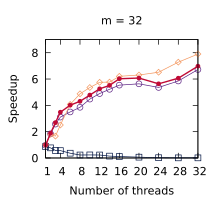

Write the gnuplot code that produced this figure.
set title "m = 32"
set terminal pdf size 2.2,2.0
set output "./results/LUD_n___512,_m___32.pdf"
set key off
set xrange [1:32]
set xtics (1, 4, 8, 12, 16, 20, 24, 28, 32)
set xlabel "Number of threads"
set yrange [0:9]
set ytics (0, 2, 4, 6, 8)
set ylabel "Speedup"
plot './results/LUD_n___512,_m___32.dat' using 1:2 title "Work stealing" pointsize 0.7 lw 1 pt 6 linecolor rgb "#5B2182" with linespoints, \
  './results/LUD_n___512,_m___32.dat' using 1:3 title "OpenMP (loops)" pointsize 0.7 lw 1 pt 4 linecolor rgb "#001240" with linespoints, \
  './results/LUD_n___512,_m___32.dat' using 1:4 title "OpenMP (tasks)" pointsize 0.7 lw 1 pt 12 linecolor rgb "#F3965E" with linespoints, \
  './results/LUD_n___512,_m___32.dat' using 1:5 title "Work assisting (our)" pointsize 0.4 lw 2 pt 7 linecolor rgb "#C00A35" with linespoints
